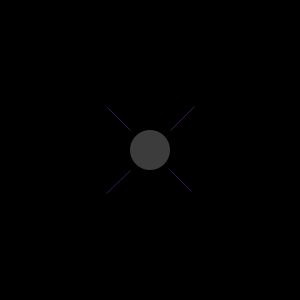
Frame 1 (no input)
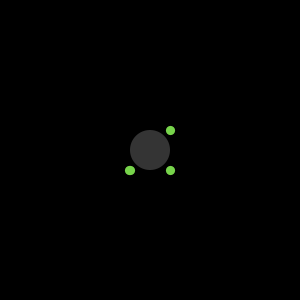
Frame 60 (the mouse pressed at the canvas centre just before this capture)
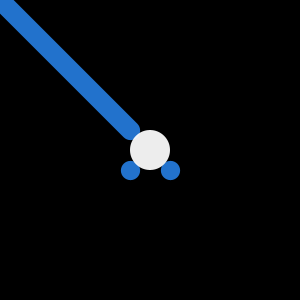
Frame 120 (the mouse held since frame 60 and released just before this capture)

The Processing sketch that drew these frames (run headless with seeded random() and noise(); from frame 60 on, the mouse is pressed at the canvas centre):

// Processing sketch: processing_55249
// ── processing_55249.pde

//code adaption from http://processing.org/discourse/yabb2/YaBB.pl?num=1260051290
//By Anne Marie Hood
//ysdn 1006 Interactivity project 2D

float x=.25;
int x1 = 130;
int y1 = 130;
int x2 = -130;
int y2 = -130;
int a1 = 170;
int b1 = 130;
int a2 = 430;
int b2 = -120;
int c1 = 170;
int d1 = 170;
int c2 = 380;
int d2 = 380;
int e1 = 130;
int f1 = 170;
int e2 = -120;
int f2 = 420;

float interpolate = 0;

int startTime;
int growTime = 1500;//1s

void setup()
{
  size(300, 300);
  smooth();
  int startTime = millis();
}

void draw()
{
  frameRate (10);
  background(0);
  stroke(random (255), random(255), random(255)); //line colour constantly changes
  strokeWeight(x);
  x +=1;
  if (x>50){
  x=.25;}
  //line weight grows by 1 unit from .25 to 50 and then returns to .25 again
  
interpolate = (float)(millis()-startTime)/growTime;
  if(interpolate < 1)
  {
    line(x1, y1, 
	   (int)( (1-interpolate)*x1 + interpolate*x2 ),
	   (int)( (1-interpolate)*y1 + interpolate*y2 ) );	   
  } 
  else
  {
    startTime = millis();
  }//draws line on top left from point near center to out of page
  
interpolate = (float)(millis()-startTime)/growTime;
  if(interpolate < 1)
  {
    line(a1, b1, 
	   (int)( (1-interpolate)*a1 + interpolate*a2 ),
	   (int)( (1-interpolate)*b1 + interpolate*b2 ) );	   
  } 
  else
  {
    startTime = millis();
  }//draws line from top right center to out of page
  
interpolate = (float)(millis()-startTime)/growTime;
  if(interpolate < 1)
  {
    line(c1, d1, 
	   (int)( (1-interpolate)*c1 + interpolate*c2 ),
	   (int)( (1-interpolate)*d1 + interpolate*d2 ) );	   
  } 
  else
  {
    startTime = millis();
  }//draws bottom right line from center to out of page
  
interpolate = (float)(millis()-startTime)/growTime;
  if(interpolate < 1)
  {
    line(e1, f1, 
	   (int)( (1-interpolate)*e1 + interpolate*e2 ),
	   (int)( (1-interpolate)*f1 + interpolate*f2 ) );	   
  } 
  else
  {
    startTime = millis();
  }//draws bottom left line from center to out of page
  
noStroke();
fill(255,255,255, random(255)); 
ellipseMode(CENTER);
ellipse(width/2,height/2,40,40);
//draws a circle of random opacities in the center of the page
}
